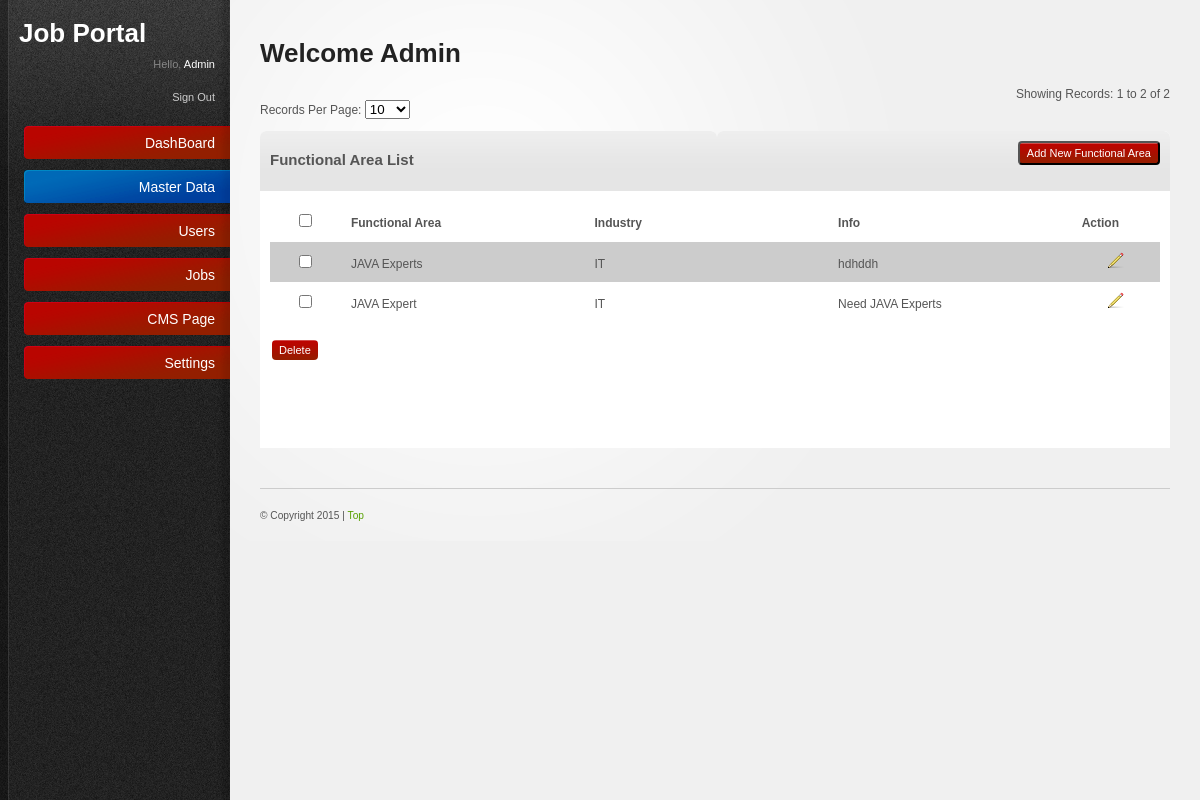
The app's page /admin/functionalarea.php (signed in) with its own data.
### tables this page shows
CREATE TABLE `functionalarea` (
  `id` int(11) NOT NULL AUTO_INCREMENT,
  `iid` int(11) NOT NULL COMMENT 'Industry ID',
  `fname` varchar(255) NOT NULL,
  `finfo` varchar(255) NOT NULL,
  `created` datetime NOT NULL,
  PRIMARY KEY (`id`)
);

CREATE TABLE `industry` (
  `id` int(11) NOT NULL AUTO_INCREMENT,
  `iname` varchar(255) NOT NULL,
  `iinfo` varchar(255) NOT NULL,
  `created` datetime NOT NULL,
  PRIMARY KEY (`id`)
);

### admin/includes/paging.inc.php (called while the page is built, shortened)
<?php
class Pager {
function pageSize($size)
{
if(!empty($size))
{
return $size;
}else{
return 25;
}
}
function findStart($limit) {
if ((!isset($_GET['page'])) || ($_GET['page'] == "1")) {
$start = 0;
}
else {
$start = ($_GET['page']-1) * $limit;
}
return $start;
}
function pageList($curpage, $pages,$pagesize,$queryString=false)
{
$page_list = "";
$limit=$pages-4;
$startpage=$curpage;
if($pages<=5)
{
$startpage=1;
$lastpage=$pages;
}
elseif($startpage>$limit)
{
$startpage=$limit;
$lastpage=$pages;
}
else
{
$lastpage=$startpage+4;
}
for ($i=$startpage; $i<=$pages and $i<=$lastpage; $i++)
{
if ($i == $curpage)
{
$page_list .= "<b>".$i."</b>";
}
else
{
$page_list .= "<a href=\"".$_SERVER['PHP_SELF']."?page=".$i."&".$queryString."&pagesize=".$pagesize."\" title=\"Page ".$i."\">".$i."</a>";
}
$page_list .= " ";
}
$page_list .= "</td>\n";
return $page_list;
}
function showingRecords($start,$limit,$count) {
$toEnd=$start+$limit;
if($toEnd>$count) {
$endPoint=$count;
}else {
$endPoint=$toEnd;
}
return ($start+1)." to ".$endPoint." of ".$count;
}
}
?>

### admin/includes/generalFunction.php (called while the page is built, shortened)
<?php
function return_industry_name($id)
{
	$qry = "select iname from industry where id='$id'";
	$get = mysql_query($qry);
	$fetch = mysql_fetch_array($get);
	$return = $fetch['iname'];
	return $return;
}
?>

### admin/functionalarea.php (the view, shortened to what this page needs)
<?
	require_once("includes/paging.inc.php");
	require_once("includes/generalFunction.php");
	$paging = new Pager;
	$pagesize=$_GET['pagesize'];
    $sql="select * from functionalarea where 1 order by id desc";
	 $limit=$paging->pageSize($pagesize);
	$start = $paging->findStart($limit);
	$ExecQuery=mysql_query($sql) or die(mysql_error());
	$count=mysql_num_rows($ExecQuery);
	$showingR=$paging->showingRecords($start,$limit,$count);
	$Exec=mysql_query("$sql $orders LIMIT  $start , $limit") or die(mysql_error());
    $countrecord=mysql_num_rows($Exec);
?>
<!DOCTYPE html PUBLIC "-//W3C//DTD XHTML 1.0 Strict//EN"
"http://www.w3.org/TR/xhtml1/DTD/xhtml1-strict.dtd">
<html xmlns="http://www.w3.org/1999/xhtml">
	<head>
		<link rel="stylesheet" href="resources/css/reset.css" type="text/css" media="screen" />
		<link rel="stylesheet" href="resources/css/style.css" type="text/css" media="screen" />
		<link rel="stylesheet" href="resources/css/invalid.css" type="text/css" media="screen" />
	</head>
	<body>
    <div id="body-wrapper">
	  <? include('left.php');	?>
     <div id="main-content">
			<h2>Welcome <?=ucfirst($_SESSION["username"]); ?></h2>
				 <tr>
		<td>
			<br>
					<?
  if($countrecord>0) {
  ?>
		<div align="right">Showing Records: <?=$showingR?></div>
		<div>Records Per Page:
			<select name="pagesize" id="pagesize" onchange="location.href='functionalarea.php?&pagesize='+this.value">
           		<option value="10" <? if($pagesize==10){echo "selected";} ?>>10</option>
			 </select>
		</div><br />
		<?
	}
		?>
		</td></tr>
			<table border="0" cellpadding="0" cellspacing="0" width="100%">
			  <tbody>
			  <tr>
				<td class="content-box-header">
					<b style='font-size:15px;'>Functional Area List</b>
				   </td>
                   <td class="content-box-header">
					<form name="createCity" method="post" action="functionalarea_manage.php">
                    <div style="float:right">
                    <input class="button"  type="submit" name="createcity" value="Add New Functional Area" >
					</div>
                    </form>
				   </td>
			  </tr>
			</tbody>
			</table>
		<table border="0" cellpadding="0" cellspacing="0">
			<tr>
				<td>
        <form method="post" name="frm" id="form1" onsubmit="return chkForm(this);">
	     <table class="tableList" border="0" cellpadding="0" cellspacing="1" width="100%">
		  <tbody>
  <?
  if($countrecord>0) {
    ?>
		  <tr>
			 <th width="2%" bgcolor="#FFFFFF">
			 	<input name="check_all" id="check_all" value="1" onclick="checkall(this.form)"  type="checkbox">
			  </th>
              <th align="left" width="10%" bgcolor="#FFFFFF"><b>Functional Area</b> </th>
              <th align="left" width="10%" bgcolor="#FFFFFF"><b>Industry</b> </th>
              <th align="left" width="10%" bgcolor="#FFFFFF"><b>Info</b> </th>
              <th align="left" width="2%" bgcolor="#FFFFFF"><b>Action</b></th>
              </tr>
              <?
				   $i=0;
              while($records=mysql_fetch_array($Exec)) {
				if($i%2==0){$CL="#CCCCCC";}else{$CL="#FFFFFF";}
              ?>
			  <tr>
				<td align="center" bgcolor='<?=$CL?>'><input name="arr_pd_ids[]" id="arr_pd_ids[]" value="<?=$records['id']?>" type="checkbox"></td>
                <td bgcolor='<?=$CL?>'><? echo $records['fname'];?> </td>
                <td bgcolor='<?=$CL?>'><? echo return_industry_name($records['iid']);?> </td>
                <td bgcolor='<?=$CL?>'><? echo $records['finfo'];?> </td>
                <td align="center" bgcolor='<?=$CL?>'><span style="cursor:pointer" onclick="return actionPerform('functionalarea_manage.php','<?=$records['id']?>','cit_id','frm');">
                     <img src="resources/images/icons/pencil.png" alt="Edit" border="0" height="16" width="16"></span></td>
  			</tr>
              <?
         $i++; }
              ?>
            </tbody>
          </table>
          <table border="0" cellpadding="0" cellspacing="0" width="100%">
          <tbody>
   		  <tr>
            <td style="padding: 2px;" ><br />
			        <input name="Delete" id="Delete"  value="Delete" class="button" onclick="return deleteConfirmFromUser1('arr_pd_ids[]')"
                    type="submit" style="border:0px;" />
            </td>
          </tr>
          <tr>
          	<td>&nbsp;</td>
          </tr>
          <tr>
          	<td>
          		<table border="0" cellpadding="0" cellspacing="0" width="100%">
	          		<tr>
	          			<td width="90%" align="center">
	          			</td>
	          		</tr>
          		</table>
          	</td>
          </tr>
          <?
      }else{
	     echo '<tr>
          	<td align="center">
          		No Records
          	</td>
          </tr>';
      }
          ?>
        </tbody>
        </table>
      </form>
		</td>
			</tr>
        </table>
    <? require('footer.php') ?>
</div>
</div>
</div></body>
</html>

### admin/resources/css/style.css (style rules this page uses)
html { font-size: 100%; height: 100%; margin-bottom: 1px; }
body { font-family: Arial, Helvetica, sans-serif; color: #555; background: #f0f0f0 url('../images/bg-body.gif') top left repeat-y; font-size: 12px; }
#body-wrapper { background: url('../images/bg-radial-gradient.gif') fixed 230px top no-repeat; }
h1, h2, h3, h4, h5, h6 { font-family: Helvetica, Arial, sans-serif; color: #222; font-weight: bold; }
h2 { font-size: 26px; padding: 0 0 10px 0; }
.button { font-family: Verdana, Arial, sans-serif; text-align:center display: inline-block; background: url('../images/bg-button-green.gif') top left repeat-x !important; padding: 4px 7px 4px 7px !important; color: #fff !important; font-size: 11px !important; cursor: pointer; }
#main-content { margin: 0 30px 0 260px; padding: 40px 0 0 0; }
.content-box-header { background: #e5e5e5 url('../images/bg-content-box.gif') top left repeat-x; margin-top: 1px; height: 40px; }
#main-content table { width: 100%; }
#main-content tbody { border-bottom: 1px solid #ddd; }
#main-content tbody tr { background: #fff; }
#main-content table td, #main-content table th { padding: 10px; line-height: 1.3em; }
form input[type="checkbox"], form input[type="radio"] { padding: 0; background: none; border: 0; }

### admin/resources/css/invalid.css (style rules this page uses)
.button, #main-content table tfoot td .bulk-actions select, .pagination a.number, form input.text-input, form textarea, form .wysiwyg, form select, .dp-popup { -moz-border-radius: 4px; -webkit-border-radius: 4px; border-radius: 4px; }
.content-box, .content-box-header, ul.content-box-tabs li a.current, .shortcut-button, .notification { -moz-border-radius: 6px; -webkit-border-radius: 6px; border-radius: 6px; }
.content-box-header { -moz-border-radius-bottomleft: 0; -moz-border-radius-bottomright: 0; -webkit-border-bottom-left-radius: 0; -webkit-border-bottom-right-radius: 0; border-bottom-left-radius: 0; border-bottom-right-radius: 0; }

### records on screen
functionalarea: fname "JAVA Experts", iid.iname "IT", finfo "hdhddh"
functionalarea: fname "JAVA Expert", iid.iname "IT", finfo "Need JAVA Experts"

### other values on screen
$_SESSION["username"] "Admin"
$showingR "1 to 2 of 2"
